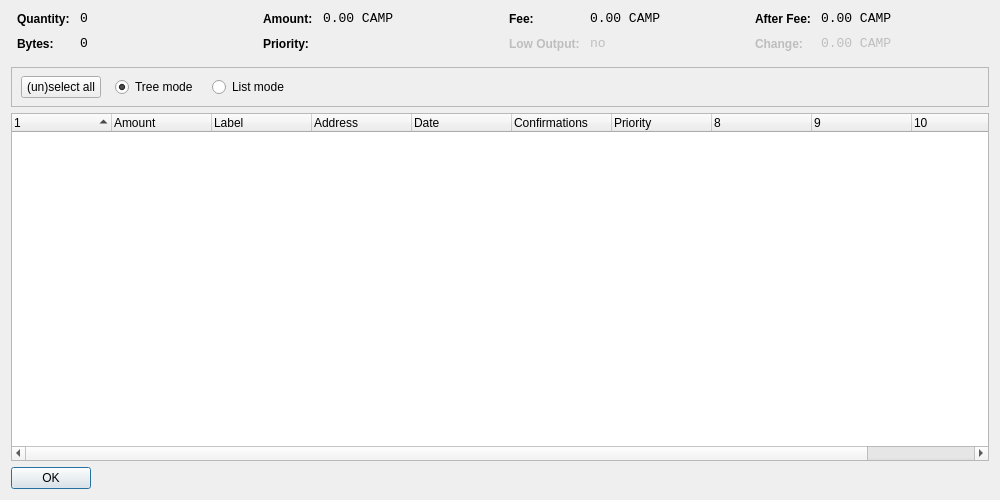
<?xml version="1.0" encoding="UTF-8"?>
<ui version="4.0">
 <class>CoinControlDialog</class>
 <widget class="QDialog" name="CoinControlDialog">
  <property name="geometry">
   <rect>
    <x>0</x>
    <y>0</y>
    <width>1000</width>
    <height>500</height>
   </rect>
  </property>
  <property name="windowTitle">
   <string>Coin Control</string>
  </property>
  <layout class="QVBoxLayout" name="verticalLayout">
   <item>
    <layout class="QHBoxLayout" name="horizontalLayoutTop" stretch="0,0,0,0">
     <property name="topMargin">
      <number>0</number>
     </property>
     <property name="bottomMargin">
      <number>10</number>
     </property>
     <item>
      <layout class="QFormLayout" name="formLayoutCoinControl1">
       <property name="horizontalSpacing">
        <number>10</number>
       </property>
       <property name="verticalSpacing">
        <number>10</number>
       </property>
       <property name="leftMargin">
        <number>6</number>
       </property>
       <property name="rightMargin">
        <number>6</number>
       </property>
       <item row="0" column="0">
        <widget class="QLabel" name="labelCoinControlQuantityText">
         <property name="styleSheet">
          <string notr="true">font-weight:bold;</string>
         </property>
         <property name="text">
          <string>Quantity:</string>
         </property>
        </widget>
       </item>
       <item row="0" column="1">
        <widget class="QLabel" name="labelCoinControlQuantity">
         <property name="font">
          <font>
           <family>Monospace</family>
           <pointsize>10</pointsize>
          </font>
         </property>
         <property name="cursor">
          <cursorShape>IBeamCursor</cursorShape>
         </property>
         <property name="contextMenuPolicy">
          <enum>Qt::ActionsContextMenu</enum>
         </property>
         <property name="text">
          <string notr="true">0</string>
         </property>
         <property name="textInteractionFlags">
          <set>Qt::LinksAccessibleByMouse|Qt::TextSelectableByKeyboard|Qt::TextSelectableByMouse</set>
         </property>
        </widget>
       </item>
       <item row="1" column="0">
        <widget class="QLabel" name="labelCoinControlBytesText">
         <property name="styleSheet">
          <string notr="true">font-weight:bold;</string>
         </property>
         <property name="text">
          <string>Bytes:</string>
         </property>
        </widget>
       </item>
       <item row="1" column="1">
        <widget class="QLabel" name="labelCoinControlBytes">
         <property name="font">
          <font>
           <family>Monospace</family>
           <pointsize>10</pointsize>
          </font>
         </property>
         <property name="cursor">
          <cursorShape>IBeamCursor</cursorShape>
         </property>
         <property name="contextMenuPolicy">
          <enum>Qt::ActionsContextMenu</enum>
         </property>
         <property name="text">
          <string notr="true">0</string>
         </property>
         <property name="textInteractionFlags">
          <set>Qt::LinksAccessibleByMouse|Qt::TextSelectableByKeyboard|Qt::TextSelectableByMouse</set>
         </property>
        </widget>
       </item>
      </layout>
     </item>
     <item>
      <layout class="QFormLayout" name="formLayoutCoinControl2">
       <property name="horizontalSpacing">
        <number>10</number>
       </property>
       <property name="verticalSpacing">
        <number>10</number>
       </property>
       <property name="leftMargin">
        <number>6</number>
       </property>
       <property name="rightMargin">
        <number>6</number>
       </property>
       <item row="0" column="0">
        <widget class="QLabel" name="labelCoinControlAmountText">
         <property name="styleSheet">
          <string notr="true">font-weight:bold;</string>
         </property>
         <property name="text">
          <string>Amount:</string>
         </property>
        </widget>
       </item>
       <item row="0" column="1">
        <widget class="QLabel" name="labelCoinControlAmount">
         <property name="font">
          <font>
           <family>Monospace</family>
           <pointsize>10</pointsize>
          </font>
         </property>
         <property name="cursor">
          <cursorShape>IBeamCursor</cursorShape>
         </property>
         <property name="contextMenuPolicy">
          <enum>Qt::ActionsContextMenu</enum>
         </property>
         <property name="text">
          <string notr="true">0.00 CAMP</string>
         </property>
         <property name="textInteractionFlags">
          <set>Qt::LinksAccessibleByMouse|Qt::TextSelectableByKeyboard|Qt::TextSelectableByMouse</set>
         </property>
        </widget>
       </item>
       <item row="1" column="0">
        <widget class="QLabel" name="labelCoinControlPriorityText">
         <property name="styleSheet">
          <string notr="true">font-weight:bold;</string>
         </property>
         <property name="text">
          <string>Priority:</string>
         </property>
        </widget>
       </item>
       <item row="1" column="1">
        <widget class="QLabel" name="labelCoinControlPriority">
         <property name="font">
          <font>
           <family>Monospace</family>
           <pointsize>10</pointsize>
          </font>
         </property>
         <property name="cursor">
          <cursorShape>IBeamCursor</cursorShape>
         </property>
         <property name="contextMenuPolicy">
          <enum>Qt::ActionsContextMenu</enum>
         </property>
         <property name="text">
          <string/>
         </property>
         <property name="textInteractionFlags">
          <set>Qt::LinksAccessibleByMouse|Qt::TextSelectableByKeyboard|Qt::TextSelectableByMouse</set>
         </property>
        </widget>
       </item>
      </layout>
     </item>
     <item>
      <layout class="QFormLayout" name="formLayoutCoinControl3">
       <property name="horizontalSpacing">
        <number>10</number>
       </property>
       <property name="verticalSpacing">
        <number>10</number>
       </property>
       <property name="leftMargin">
        <number>6</number>
       </property>
       <property name="rightMargin">
        <number>6</number>
       </property>
       <item row="0" column="0">
        <widget class="QLabel" name="labelCoinControlFeeText">
         <property name="styleSheet">
          <string notr="true">font-weight:bold;</string>
         </property>
         <property name="text">
          <string>Fee:</string>
         </property>
        </widget>
       </item>
       <item row="0" column="1">
        <widget class="QLabel" name="labelCoinControlFee">
         <property name="font">
          <font>
           <family>Monospace</family>
           <pointsize>10</pointsize>
          </font>
         </property>
         <property name="cursor">
          <cursorShape>IBeamCursor</cursorShape>
         </property>
         <property name="contextMenuPolicy">
          <enum>Qt::ActionsContextMenu</enum>
         </property>
         <property name="text">
          <string notr="true">0.00 CAMP</string>
         </property>
         <property name="textInteractionFlags">
          <set>Qt::LinksAccessibleByMouse|Qt::TextSelectableByKeyboard|Qt::TextSelectableByMouse</set>
         </property>
        </widget>
       </item>
       <item row="1" column="0">
        <widget class="QLabel" name="labelCoinControlLowOutputText">
         <property name="enabled">
          <bool>false</bool>
         </property>
         <property name="styleSheet">
          <string notr="true">font-weight:bold;</string>
         </property>
         <property name="text">
          <string>Low Output:</string>
         </property>
        </widget>
       </item>
       <item row="1" column="1">
        <widget class="QLabel" name="labelCoinControlLowOutput">
         <property name="enabled">
          <bool>false</bool>
         </property>
         <property name="font">
          <font>
           <family>Monospace</family>
           <pointsize>10</pointsize>
          </font>
         </property>
         <property name="cursor">
          <cursorShape>IBeamCursor</cursorShape>
         </property>
         <property name="contextMenuPolicy">
          <enum>Qt::ActionsContextMenu</enum>
         </property>
         <property name="text">
          <string notr="true">no</string>
         </property>
         <property name="textInteractionFlags">
          <set>Qt::LinksAccessibleByMouse|Qt::TextSelectableByKeyboard|Qt::TextSelectableByMouse</set>
         </property>
        </widget>
       </item>
      </layout>
     </item>
     <item>
      <layout class="QFormLayout" name="formLayoutCoinControl4">
       <property name="horizontalSpacing">
        <number>10</number>
       </property>
       <property name="verticalSpacing">
        <number>10</number>
       </property>
       <property name="leftMargin">
        <number>6</number>
       </property>
       <property name="rightMargin">
        <number>6</number>
       </property>
       <item row="0" column="0">
        <widget class="QLabel" name="labelCoinControlAfterFeeText">
         <property name="styleSheet">
          <string notr="true">font-weight:bold;</string>
         </property>
         <property name="text">
          <string>After Fee:</string>
         </property>
        </widget>
       </item>
       <item row="0" column="1">
        <widget class="QLabel" name="labelCoinControlAfterFee">
         <property name="font">
          <font>
           <family>Monospace</family>
           <pointsize>10</pointsize>
          </font>
         </property>
         <property name="cursor">
          <cursorShape>IBeamCursor</cursorShape>
         </property>
         <property name="contextMenuPolicy">
          <enum>Qt::ActionsContextMenu</enum>
         </property>
         <property name="text">
          <string notr="true">0.00 CAMP</string>
         </property>
         <property name="textInteractionFlags">
          <set>Qt::LinksAccessibleByMouse|Qt::TextSelectableByKeyboard|Qt::TextSelectableByMouse</set>
         </property>
        </widget>
       </item>
       <item row="1" column="0">
        <widget class="QLabel" name="labelCoinControlChangeText">
         <property name="enabled">
          <bool>false</bool>
         </property>
         <property name="styleSheet">
          <string notr="true">font-weight:bold;</string>
         </property>
         <property name="text">
          <string>Change:</string>
         </property>
        </widget>
       </item>
       <item row="1" column="1">
        <widget class="QLabel" name="labelCoinControlChange">
         <property name="enabled">
          <bool>false</bool>
         </property>
         <property name="font">
          <font>
           <family>Monospace</family>
           <pointsize>10</pointsize>
          </font>
         </property>
         <property name="cursor">
          <cursorShape>IBeamCursor</cursorShape>
         </property>
         <property name="contextMenuPolicy">
          <enum>Qt::ActionsContextMenu</enum>
         </property>
         <property name="text">
          <string notr="true">0.00 CAMP</string>
         </property>
         <property name="textInteractionFlags">
          <set>Qt::LinksAccessibleByMouse|Qt::TextSelectableByKeyboard|Qt::TextSelectableByMouse</set>
         </property>
        </widget>
       </item>
      </layout>
     </item>
    </layout>
   </item>
   <item>
    <widget class="QFrame" name="frame">
     <property name="minimumSize">
      <size>
       <width>0</width>
       <height>40</height>
      </size>
     </property>
     <property name="frameShape">
      <enum>QFrame::StyledPanel</enum>
     </property>
     <property name="frameShadow">
      <enum>QFrame::Sunken</enum>
     </property>
     <widget class="QWidget" name="horizontalLayoutWidget">
      <property name="geometry">
       <rect>
        <x>10</x>
        <y>0</y>
        <width>781</width>
        <height>41</height>
       </rect>
      </property>
      <layout class="QHBoxLayout" name="horizontalLayoutPanel" stretch="0,0,0,0,0">
       <property name="spacing">
        <number>14</number>
       </property>
       <item>
        <widget class="QPushButton" name="pushButtonSelectAll">
         <property name="sizePolicy">
          <sizepolicy hsizetype="Maximum" vsizetype="Fixed">
           <horstretch>0</horstretch>
           <verstretch>0</verstretch>
          </sizepolicy>
         </property>
         <property name="text">
          <string>(un)select all</string>
         </property>
        </widget>
       </item>
       <item>
        <widget class="QRadioButton" name="radioTreeMode">
         <property name="sizePolicy">
          <sizepolicy hsizetype="Maximum" vsizetype="Fixed">
           <horstretch>0</horstretch>
           <verstretch>0</verstretch>
          </sizepolicy>
         </property>
         <property name="text">
          <string>Tree mode</string>
         </property>
         <property name="checked">
          <bool>true</bool>
         </property>
        </widget>
       </item>
       <item>
        <widget class="QRadioButton" name="radioListMode">
         <property name="sizePolicy">
          <sizepolicy hsizetype="Maximum" vsizetype="Fixed">
           <horstretch>0</horstretch>
           <verstretch>0</verstretch>
          </sizepolicy>
         </property>
         <property name="text">
          <string>List mode</string>
         </property>
        </widget>
       </item>
       <item>
        <spacer name="horizontalSpacer">
         <property name="orientation">
          <enum>Qt::Horizontal</enum>
         </property>
         <property name="sizeHint" stdset="0">
          <size>
           <width>40</width>
           <height>20</height>
          </size>
         </property>
        </spacer>
       </item>
      </layout>
     </widget>
    </widget>
   </item>
   <item>
    <widget class="CoinControlTreeWidget" name="treeWidget">
     <property name="contextMenuPolicy">
      <enum>Qt::CustomContextMenu</enum>
     </property>
     <property name="sortingEnabled">
      <bool>false</bool>
     </property>
     <property name="columnCount">
      <number>11</number>
     </property>
     <attribute name="headerShowSortIndicator" stdset="0">
      <bool>true</bool>
     </attribute>
     <attribute name="headerStretchLastSection">
      <bool>false</bool>
     </attribute>
     <column>
      <property name="text">
       <string/>
      </property>
     </column>
     <column>
      <property name="text">
       <string>Amount</string>
      </property>
     </column>
     <column>
      <property name="text">
       <string>Label</string>
      </property>
     </column>
     <column>
      <property name="text">
       <string>Address</string>
      </property>
     </column>
     <column>
      <property name="text">
       <string>Date</string>
      </property>
     </column>
     <column>
      <property name="text">
       <string>Confirmations</string>
      </property>
      <property name="toolTip">
       <string>Confirmed</string>
      </property>
     </column>
     <column>
      <property name="text">
       <string>Priority</string>
      </property>
     </column>
     <column>
      <property name="text">
       <string/>
      </property>
     </column>
     <column>
      <property name="text">
       <string/>
      </property>
     </column>
     <column>
      <property name="text">
       <string/>
      </property>
     </column>
     <column>
      <property name="text">
       <string/>
      </property>
     </column>
    </widget>
   </item>
   <item>
    <widget class="QDialogButtonBox" name="buttonBox">
     <property name="sizePolicy">
      <sizepolicy hsizetype="Maximum" vsizetype="Fixed">
       <horstretch>0</horstretch>
       <verstretch>0</verstretch>
      </sizepolicy>
     </property>
     <property name="orientation">
      <enum>Qt::Horizontal</enum>
     </property>
     <property name="standardButtons">
      <set>QDialogButtonBox::Ok</set>
     </property>
    </widget>
   </item>
  </layout>
 </widget>
 <customwidgets>
  <customwidget>
   <class>CoinControlTreeWidget</class>
   <extends>QTreeWidget</extends>
   <header>coincontroltreewidget.h</header>
  </customwidget>
 </customwidgets>
 <resources/>
 <connections/>
</ui>
